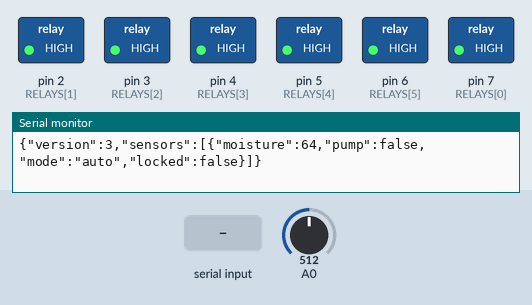
A sketch run on a simulated Arduino Uno, built with avr-gcc and run on an emulated ATmega328P. On the bench: switched loads named in the sketch (green lamp = pin HIGH), the last lines printed to the serial monitor. The test bench sets the inputs (shaded band); at power-on: A0 = 512.

Above: at 1.2 s.
1.3 s: A0 set to 632
4.2 s: A0 set to 652
At 5.4 s:
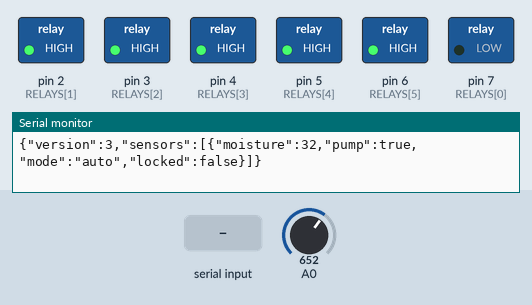
5.7 s: "X\n" received over Serial
At 6.8 s:
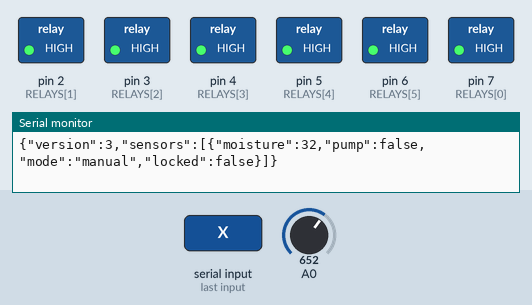
8.5 s: "A\n" received over Serial
At 9.0 s:
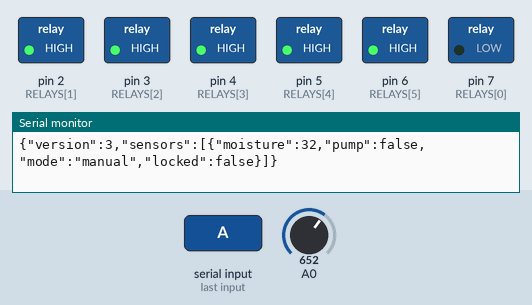
10.0 s: "M\n" received over Serial
At 10.8 s:
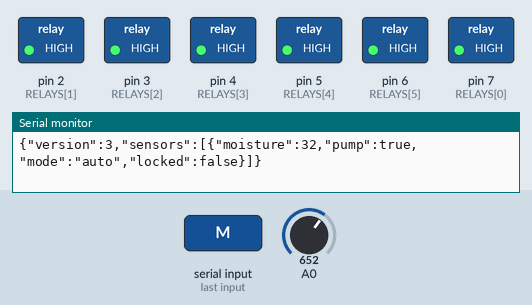
Timing chart, 0 to 12.5 s (numbered marks = the images above; inputs shaded):
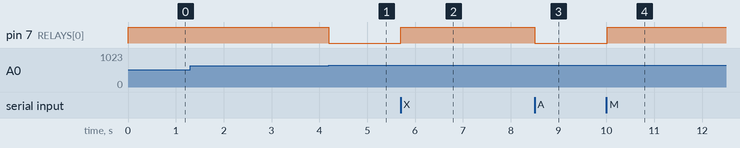

The sketch:

firmware.ino
```cpp
// Nabta Smart v3 — developed by haidar & zainab
// UNO R3: sensors A0..A5. Relay channels D7,D2,D3,D4,D5,D6.
// Active LOW relay default. Each pump/valve needs its own driver and supply.
// Never drive a motor directly from GPIO. Calibrate each channel before watering.
#include <Arduino.h>
#include <string.h>
#include <stdio.h>
const byte MAX_CHANNELS=6,RELAY_ON=LOW,RELAY_OFF=HIGH;
const byte RELAYS[MAX_CHANNELS]={7,2,3,4,5,6};
struct Channel {int low,high,dry,wet;unsigned long limit,started;bool automatic,pump,locked;};
Channel ch[MAX_CHANNELS];
byte enabled=1,selected=0,count=0;
bool host=false,overflow=false;
unsigned long lastHost=0,lastReport=0;
char buffer[80];
void setPump(byte i,bool on){if(on&&!ch[i].pump)ch[i].started=millis();ch[i].pump=on;digitalWrite(RELAYS[i],on?RELAY_ON:RELAY_OFF);}
void stopAll(){for(byte i=0;i<MAX_CHANNELS;i++){setPump(i,false);ch[i].automatic=false;}}
void command(char* s){
 if(!strcmp(s,"H")){lastHost=millis();return;}
 if(!host){stopAll();host=true;}
 lastHost=millis();
 int n,l,h,t,d,w;
 if(!strcmp(s,"X")){stopAll();return;}
 if(sscanf(s,"N %d",&n)==1){if(n>=1&&n<=MAX_CHANNELS){for(byte i=n;i<MAX_CHANNELS;i++){setPump(i,false);ch[i].automatic=false;}enabled=n;if(selected>=enabled)selected=0;}return;}
 if(sscanf(s,"S %d",&n)==1){if(n>=0&&n<enabled)selected=n;return;}
 Channel &c=ch[selected];
 if(!strcmp(s,"A")){setPump(selected,false);c.automatic=true;c.locked=false;}
 else if(!strcmp(s,"M")){setPump(selected,false);c.automatic=false;c.locked=false;}
 else if(!strcmp(s,"P 1")&&!c.automatic){c.locked=false;setPump(selected,true);}
 else if(!strcmp(s,"P 0")){setPump(selected,false);}
 else if(sscanf(s,"C %d %d %d %d %d",&l,&h,&t,&d,&w)==5&&l>=1&&h<=100&&l<h&&t>=5&&t<=120&&d>=0&&d<=1023&&w>=0&&w<=1023&&d!=w){c.low=l;c.high=h;c.limit=(unsigned long)t*1000;c.dry=d;c.wet=w;}
}
int moistureAt(byte i){int raw=analogRead(A0+i);return constrain(map(raw,ch[i].dry,ch[i].wet,0,100),0,100);}
void setup(){for(byte i=0;i<MAX_CHANNELS;i++){digitalWrite(RELAYS[i],RELAY_OFF);pinMode(RELAYS[i],OUTPUT);ch[i]={35,60,800,350,30000,0,false,false,false};}ch[0].automatic=true;Serial.begin(9600);}
void loop(){
 while(Serial.available()){char c=Serial.read();if(c=='\n'){if(!overflow){buffer[count]=0;command(buffer);}count=0;overflow=false;}else if(c!='\r'&&!overflow){if(count<sizeof(buffer)-1)buffer[count++]=c;else overflow=true;}}
 if(host&&millis()-lastHost>5000)stopAll();
 for(byte i=0;i<enabled;i++){Channel &c=ch[i];if(c.pump&&millis()-c.started>=c.limit){setPump(i,false);c.locked=true;}int moisture=moistureAt(i);if(c.automatic&&!c.locked&&millis()>3000){if(moisture<c.low)setPump(i,true);if(moisture>=c.high)setPump(i,false);}}
 if(millis()-lastReport>=1000){lastReport=millis();Serial.print("{\"version\":3,\"sensors\":[");for(byte i=0;i<enabled;i++){if(i)Serial.print(',');Serial.print("{\"moisture\":");Serial.print(moistureAt(i));Serial.print(",\"pump\":");Serial.print(ch[i].pump?"true":"false");Serial.print(",\"mode\":\"");Serial.print(ch[i].automatic?"auto":"manual");Serial.print("\",\"locked\":");Serial.print(ch[i].locked?"true":"false");Serial.print('}');}Serial.println("]}");}
}
```

Measured:
- the behaviour switches between 642 and 643 on A0 (found by bisection; images 0 and 1)
- after the input at 4.2 s, pin 7 (RELAYS[0]): HIGH → LOW at once
- after the input at 5.7 s, pin 7 (RELAYS[0]): LOW → HIGH at once
- after the input at 8.5 s, pin 7 (RELAYS[0]): HIGH → LOW at once
- after the input at 10.0 s, pin 7 (RELAYS[0]): LOW → HIGH at once
